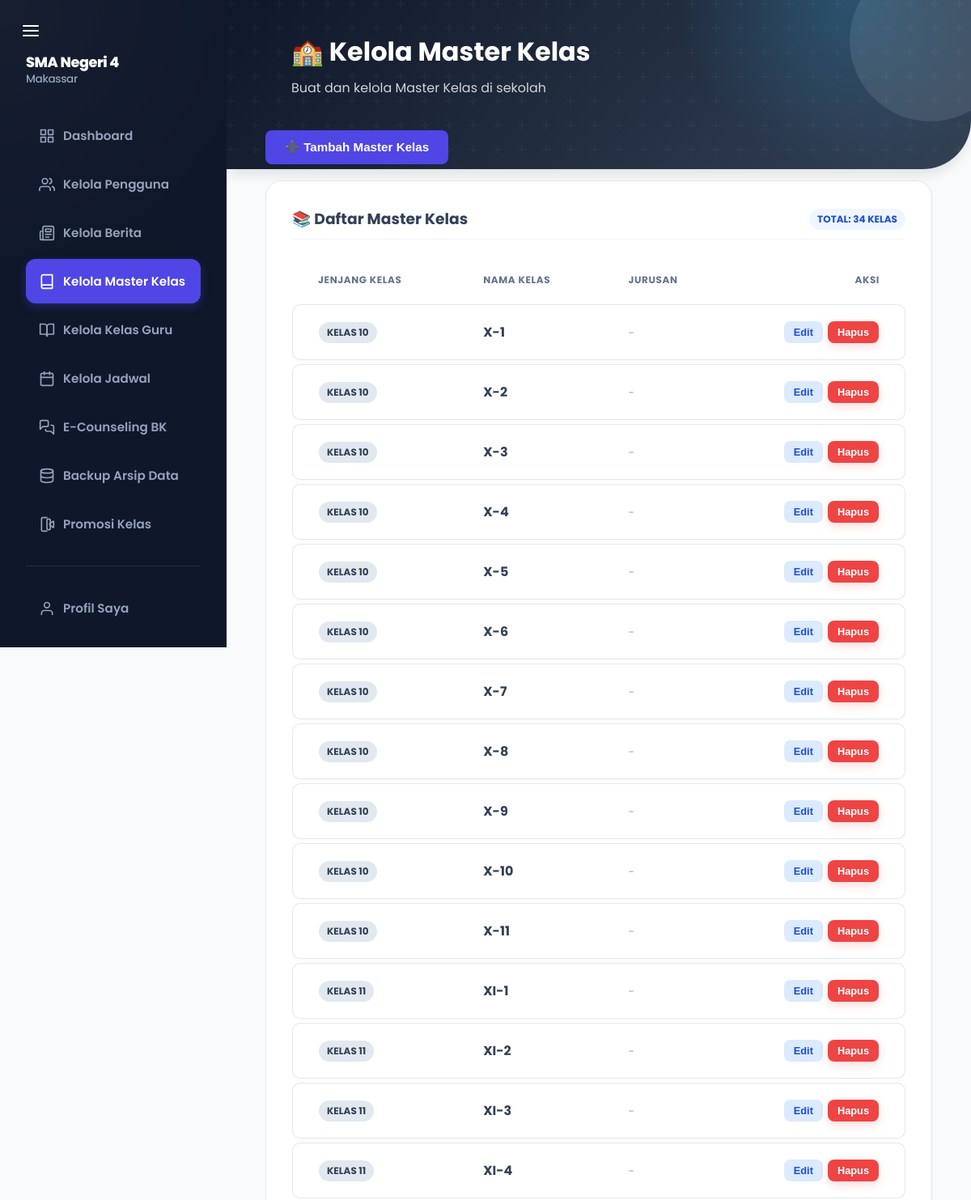
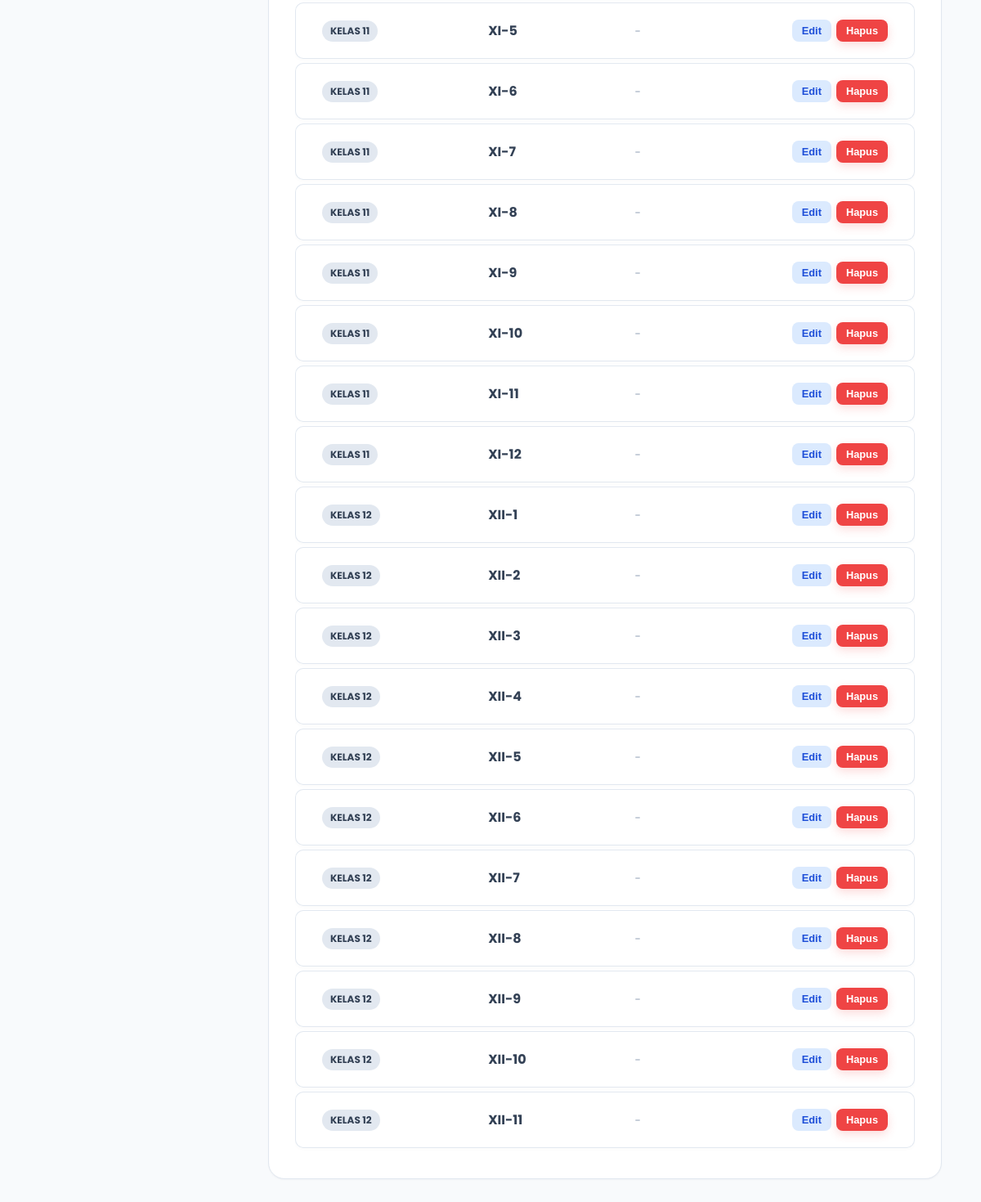
The app's page /src/admin/manage_master_classes.php (signed in) with its own data (2 pictures, top to bottom).
### tables this page shows
CREATE TABLE `classes` (
  `id` int NOT NULL,
  `name` varchar(50) NOT NULL,
  `grade_level` int NOT NULL,
  `major` varchar(50) DEFAULT NULL
);

### src/admin/manage_master_classes.php (the view, shortened to what this page needs)
<?php
require_once '../../config/database.php';
$classes = $pdo->query("SELECT * FROM classes ORDER BY grade_level ASC, LENGTH(name) ASC, name ASC")->fetchAll();
?>
<!DOCTYPE html>
<html lang="id">
<head>
    <link rel="stylesheet" href="/public/assets/css/style.css">
</head>
<body class="admin-full-layout">
    <div class="app-container">
    <?php include '../templates/sidebar.php'; ?>
    <main class="main-content">
        <div class="dashboard-hero">
            <div style="position: relative; z-index: 2;">
                <h1 style="color: white; margin-bottom: 0.5rem;">&#127979; Kelola Master Kelas</h1>
                <p style="color: rgba(255,255,255,0.8);">Buat dan kelola Master Kelas di sekolah</p>
            </div>
            <div style="position: absolute; right: -50px; top: -50px; width: 200px; height: 200px; background: rgba(255,255,255,0.1); border-radius: 50%; blur: 20px;"></div>
        </div>
        <div class="content-overlap">
            <div style="margin-bottom: 20px;">
                <button onclick="document.getElementById('createClassModal').showModal()" class="btn btn-primary" style="box-shadow: var(--shadow-md);">
                    &#10133; Tambah Master Kelas
                </button>
            </div>
            <div class="card">
                <div style="display: flex; justify-content: space-between; align-items: center; margin-bottom: 20px; padding-bottom: 10px; border-bottom: 1px solid #f1f5f9;">
                    <h3>&#128218; Daftar Master Kelas</h3>
                    <div style="display: flex; gap: 10px;">
                        <span class="badge" style="background: #eff6ff; color: #1d4ed8;">Total: <?php echo count($classes); ?> kelas</span>
                    </div>
                </div>
                <?php if (empty($classes)): ?>
                    <div style="text-align: center; padding: 40px; color: var(--text-muted);">
                        <div style="font-size: 3rem; margin-bottom: 10px;">&#128218;</div>
                        <p>Belum ada master kelas yang dibuat.</p>
                    </div>
                <?php
else: ?>
                    <div class="table-container">
                    <table>
                        <thead>
                            <tr>
                                <th>Jenjang Kelas</th>
                                <th>Nama Kelas</th>
                                <th>Jurusan</th>
                                <th style="text-align: right;">Aksi</th>
                            </tr>
                        </thead>
                        <tbody>
                            <?php foreach ($classes as $c): ?>
                            <tr>
                                <td><span class="badge" style="background: #e2e8f0; color: #334155;">Kelas <?php echo htmlspecialchars($c['grade_level']); ?></span></td>
                                <td><strong><?php echo htmlspecialchars($c['name']); ?></strong></td>
                                <td>
                                    <?php if (!empty($c['major'])): ?>
                                        <span class="badge" style="background: #fdf4ff; color: #a21caf;"><?php echo htmlspecialchars($c['major']); ?></span>
                                    <?php
        else: ?>
                                        <span style="color: #94a3b8; font-size: 0.85rem;">-</span>
                                    <?php
        endif; ?>
                                </td>
                                <td style="text-align: right;">
                                    <div style="display: flex; gap: 6px; justify-content: flex-end;">
                                        <button type="button" class="btn" style="padding: 6px 12px; font-size: 0.8rem; background: #dbeafe; color: #1d4ed8; border: none; cursor: pointer;" onclick="openEditModal(<?php echo $c['id']; ?>, <?php echo $c['grade_level']; ?>, '<?php echo htmlspecialchars(addslashes($c['name'])); ?>', '<?php echo htmlspecialchars(addslashes($c['major'] ?? '')); ?>')">Edit</button>
                                        <form method="POST" onsubmit="return confirm('Yakin hapus master kelas ini? Ingat, kelas akan terhapus jika tidak digunakan oleh tabel lain.');" style="margin:0;">
                                            <button type="submit" class="btn btn-danger" style="padding: 6px 12px; font-size: 0.8rem;">Hapus</button>
                                        </form>
                                    </div>
                                </td>
                            </tr>
                            <?php
    endforeach; ?>
                        </tbody>
                    </table>
                    </div>
                <?php
endif; ?>
            </div>
        </div>
    </main>
</div>
</body>
</html>

### public/assets/css/style.css (style rules this page uses)
* { margin: 0; padding: 0; box-sizing: border-box; }
body { font-family: 'Poppins', sans-serif; background: var(--bg-body); color: var(--text-main); }
:root { --primary: #4f46e5; --primary-gradient: linear-gradient(135deg, #4f46e5 0%, #4338ca 100%); --primary-light: #e0e7ff; --bg-body: #f8fafc; --bg-sidebar: #0f172a; --text-main: #334155; --text-muted: #64748b; --border: #e2e8f0; --secondary: #1e293b; --danger: #ef4444; --success: #10b981; --warning: #f59e0b; --radius-sm: 8px; --radius-md: 12px; --radius-lg: 20px; --shadow-sm: 0 1px 2px rgba(15, 23, 42, 0.04); --shadow-md: 0 4px 6px -1px rgba(15, 23, 42, 0.06); --shadow-lg: 0 10px 15px -3px rgba(15, 23, 42, 0.08); --shadow-xl: 0 20px 25px -5px rgba(15, 23, 42, 0.1), 0 10px 10px -5px rgba(15, 23, 42, 0.04); }
.main-content { flex: 1; margin-left: 280px; padding: 3rem 4rem; width: auto; min-height: 100vh; transition: margin-left 0.3s cubic-bezier(0.4, 0, 0.2, 1); }
.dashboard-hero { background: linear-gradient(135deg, #0c4a6e 0%, #0369a1 40%, #0ea5e9 100%); color: white; margin: -3rem -4rem 3rem -4rem; padding: 2.5rem 4rem 5.5rem 5rem; width: calc(100% + 8rem); border-bottom-right-radius: 60px; position: relative; overflow: hidden; box-shadow: 0 10px 15px -3px rgba(0, 0, 0, 0.1); }
.dashboard-hero::before { content: ''; position: absolute; inset: 0; pointer-events: none; }
.dashboard-hero::after { content: ''; position: absolute; width: 500px; height: 500px; top: -250px; right: -100px; background: radial-gradient(circle, rgba(56, 189, 248, 0.25) 0%, transparent 60%); border-radius: 50%; pointer-events: none; }
html[data-lms-role="admin"] .dashboard-hero { background: linear-gradient(135deg, #0f172a 0%, #1e293b 42%, #334155 100%); }
html[data-lms-role="admin"] .dashboard-hero::after { background: radial-gradient(circle, rgba(56, 189, 248, 0.22) 0%, transparent 60%); }
.content-overlap { margin-top: -3rem; position: relative; z-index: 10; }
.admin-full-layout .main-content { padding: 0 !important; max-width: 100% !important; }
.admin-full-layout .dashboard-hero { margin: 0; width: 100%; padding: 2.5rem 3rem 5.5rem 5rem; border-radius: 0 0 60px 0; }
.admin-full-layout .content-overlap { padding: 0 3rem 3rem; }
.table-responsive, .table-container { display: block; width: 100%; overflow-x: auto; -webkit-overflow-scrolling: touch; }
.card { background: white; border-radius: var(--radius-lg); padding: 2rem; box-shadow: var(--shadow-sm); border: 1px solid var(--border); margin-bottom: 2rem; overflow-x: auto; }
table { width: 100%; border-collapse: separate; border-spacing: 0 5px; }
thead th { text-align: left; padding: 1rem 2rem; color: var(--text-muted); font-size: 0.75rem; text-transform: uppercase; letter-spacing: 0.05em; border: none; }
tbody tr { background: white; box-shadow: 0 2px 4px rgba(0, 0, 0, 0.02); transition: 0.1s; border-radius: 10px; }
td { padding: 1.25rem 2rem; border-top: 1px solid var(--border); border-bottom: 1px solid var(--border); }
td:first-child { border-left: 1px solid var(--border); border-top-left-radius: 10px; border-bottom-left-radius: 10px; }
td:last-child { border-right: 1px solid var(--border); border-top-right-radius: 10px; border-bottom-right-radius: 10px; }
.btn { display: inline-flex; align-items: center; justify-content: center; padding: 0.75rem 1.5rem; border-radius: 8px; font-weight: 600; text-decoration: none; background: var(--primary); color: white; border: none; cursor: pointer; transition: 0.1s; font-size: 0.95rem; }
.btn-danger { background: var(--danger); box-shadow: 0 4px 12px rgba(239, 68, 68, 0.2); }
.badge { display: inline-block; padding: 4px 10px; border-radius: 20px; font-size: 0.75rem; font-weight: 700; text-transform: uppercase; }

### records on screen
classes: grade_level "10", name "X-1"
classes: grade_level "10", name "X-2"
classes: grade_level "10", name "X-3"
classes: grade_level "10", name "X-4"
classes: grade_level "10", name "X-5"
classes: grade_level "10", name "X-6"
classes: grade_level "10", name "X-7"
classes: grade_level "10", name "X-8"
classes: grade_level "10", name "X-9"
classes: grade_level "10", name "X-10"
classes: grade_level "10", name "X-11"
classes: grade_level "11", name "XI-1"
classes: grade_level "11", name "XI-2"
classes: grade_level "11", name "XI-3"
classes: grade_level "11", name "XI-4"
classes: grade_level "11", name "XI-5"
classes: grade_level "11", name "XI-6"
classes: grade_level "11", name "XI-7"
classes: grade_level "11", name "XI-8"
classes: grade_level "11", name "XI-9"
classes: grade_level "11", name "XI-10"
classes: grade_level "11", name "XI-11"
classes: grade_level "11", name "XI-12"
classes: grade_level "12", name "XII-1"
classes: grade_level "12", name "XII-2"
classes: grade_level "12", name "XII-3"
classes: grade_level "12", name "XII-4"
classes: grade_level "12", name "XII-5"
classes: grade_level "12", name "XII-6"
classes: grade_level "12", name "XII-7"
classes: grade_level "12", name "XII-8"
classes: grade_level "12", name "XII-9"
classes: grade_level "12", name "XII-10"
classes: grade_level "12", name "XII-11"

### other values on screen
count($classes) "34"
